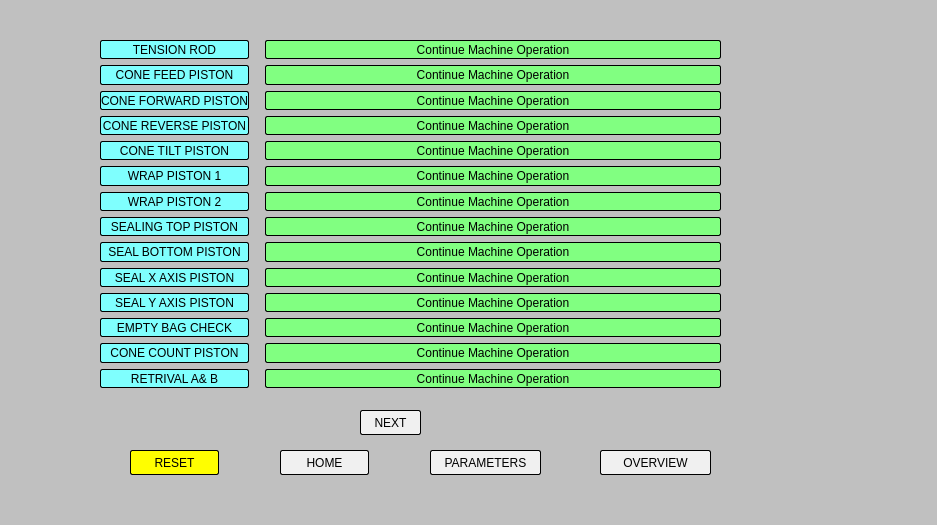
<?xml version="1.0" encoding="UTF-8"?>
<ui version="4.0">
 <class>Dialog</class>
 <widget class="QDialog" name="Dialog">
  <property name="geometry">
   <rect>
    <x>0</x>
    <y>0</y>
    <width>937</width>
    <height>525</height>
   </rect>
  </property>
  <property name="windowTitle">
   <string>Dialog</string>
  </property>
  <property name="styleSheet">
   <string notr="true">background-color: rgb(192, 192, 192);</string>
  </property>
  <widget class="QWidget" name="horizontalLayoutWidget">
   <property name="geometry">
    <rect>
     <x>90</x>
     <y>40</y>
     <width>631</width>
     <height>348</height>
    </rect>
   </property>
   <layout class="QHBoxLayout" name="horizontalLayout" stretch="1,3">
    <item>
     <layout class="QVBoxLayout" name="verticalLayout">
      <item>
       <widget class="QLabel" name="label_4">
        <property name="styleSheet">
         <string notr="true">margin-left: 10px; border: 1px solid black; border-radius: 2px; background: rgb(127, 255, 254); </string>
        </property>
        <property name="text">
         <string>TENSION ROD</string>
        </property>
        <property name="alignment">
         <set>Qt::AlignCenter</set>
        </property>
       </widget>
      </item>
      <item>
       <widget class="QLabel" name="label_2">
        <property name="styleSheet">
         <string notr="true">margin-left: 10px; border: 1px solid black; border-radius: 2px; background: rgb(127, 255, 254); </string>
        </property>
        <property name="text">
         <string>CONE FEED PISTON</string>
        </property>
        <property name="alignment">
         <set>Qt::AlignCenter</set>
        </property>
       </widget>
      </item>
      <item>
       <widget class="QLabel" name="label_7">
        <property name="styleSheet">
         <string notr="true">margin-left: 10px; border: 1px solid black; border-radius: 2px; background: rgb(127, 255, 254); </string>
        </property>
        <property name="text">
         <string>CONE FORWARD PISTON</string>
        </property>
        <property name="alignment">
         <set>Qt::AlignCenter</set>
        </property>
       </widget>
      </item>
      <item>
       <widget class="QLabel" name="label_5">
        <property name="styleSheet">
         <string notr="true">margin-left: 10px; border: 1px solid black; border-radius: 2px; background: rgb(127, 255, 254); </string>
        </property>
        <property name="text">
         <string>CONE REVERSE PISTON</string>
        </property>
        <property name="alignment">
         <set>Qt::AlignCenter</set>
        </property>
       </widget>
      </item>
      <item>
       <widget class="QLabel" name="label_8">
        <property name="styleSheet">
         <string notr="true">margin-left: 10px; border: 1px solid black; border-radius: 2px; background: rgb(127, 255, 254); </string>
        </property>
        <property name="text">
         <string>CONE TILT PISTON</string>
        </property>
        <property name="alignment">
         <set>Qt::AlignCenter</set>
        </property>
       </widget>
      </item>
      <item>
       <widget class="QLabel" name="label_3">
        <property name="styleSheet">
         <string notr="true">margin-left: 10px; border: 1px solid black; border-radius: 2px; background: rgb(127, 255, 254); </string>
        </property>
        <property name="text">
         <string>WRAP PISTON 1</string>
        </property>
        <property name="alignment">
         <set>Qt::AlignCenter</set>
        </property>
       </widget>
      </item>
      <item>
       <widget class="QLabel" name="label_6">
        <property name="styleSheet">
         <string notr="true">margin-left: 10px; border: 1px solid black; border-radius: 2px; background: rgb(127, 255, 254); </string>
        </property>
        <property name="text">
         <string>WRAP PISTON 2</string>
        </property>
        <property name="alignment">
         <set>Qt::AlignCenter</set>
        </property>
       </widget>
      </item>
      <item>
       <widget class="QLabel" name="label_9">
        <property name="styleSheet">
         <string notr="true">margin-left: 10px; border: 1px solid black; border-radius: 2px; background: rgb(127, 255, 254); </string>
        </property>
        <property name="text">
         <string>SEALING TOP PISTON</string>
        </property>
        <property name="alignment">
         <set>Qt::AlignCenter</set>
        </property>
       </widget>
      </item>
      <item>
       <widget class="QLabel" name="label_12">
        <property name="styleSheet">
         <string notr="true">margin-left: 10px; border: 1px solid black; border-radius: 2px; background: rgb(127, 255, 254); </string>
        </property>
        <property name="text">
         <string>SEAL BOTTOM PISTON</string>
        </property>
        <property name="alignment">
         <set>Qt::AlignCenter</set>
        </property>
       </widget>
      </item>
      <item>
       <widget class="QLabel" name="label_14">
        <property name="styleSheet">
         <string notr="true">margin-left: 10px; border: 1px solid black; border-radius: 2px; background: rgb(127, 255, 254); </string>
        </property>
        <property name="text">
         <string>SEAL X AXIS PISTON</string>
        </property>
        <property name="alignment">
         <set>Qt::AlignCenter</set>
        </property>
       </widget>
      </item>
      <item>
       <widget class="QLabel" name="label_11">
        <property name="styleSheet">
         <string notr="true">margin-left: 10px; border: 1px solid black; border-radius: 2px; background: rgb(127, 255, 254); </string>
        </property>
        <property name="text">
         <string>SEAL Y AXIS PISTON</string>
        </property>
        <property name="alignment">
         <set>Qt::AlignCenter</set>
        </property>
       </widget>
      </item>
      <item>
       <widget class="QLabel" name="label_13">
        <property name="styleSheet">
         <string notr="true">margin-left: 10px; border: 1px solid black; border-radius: 2px; background: rgb(127, 255, 254); </string>
        </property>
        <property name="text">
         <string>EMPTY BAG CHECK</string>
        </property>
        <property name="alignment">
         <set>Qt::AlignCenter</set>
        </property>
       </widget>
      </item>
      <item>
       <widget class="QLabel" name="label_10">
        <property name="styleSheet">
         <string notr="true">margin-left: 10px; border: 1px solid black; border-radius: 2px; background: rgb(127, 255, 254); </string>
        </property>
        <property name="text">
         <string>CONE COUNT PISTON</string>
        </property>
        <property name="alignment">
         <set>Qt::AlignCenter</set>
        </property>
       </widget>
      </item>
      <item>
       <widget class="QLabel" name="label_28">
        <property name="styleSheet">
         <string notr="true">margin-left: 10px; border: 1px solid black; border-radius: 2px; background: rgb(127, 255, 254); </string>
        </property>
        <property name="text">
         <string>RETRIVAL A&amp; B</string>
        </property>
        <property name="alignment">
         <set>Qt::AlignCenter</set>
        </property>
       </widget>
      </item>
     </layout>
    </item>
    <item>
     <layout class="QVBoxLayout" name="verticalLayout_2">
      <item>
       <widget class="QLabel" name="label_15">
        <property name="acceptDrops">
         <bool>false</bool>
        </property>
        <property name="autoFillBackground">
         <bool>false</bool>
        </property>
        <property name="styleSheet">
         <string notr="true">margin-left: 10px; border: 1px solid black; border-radius: 2px; background: rgb(129, 255, 129); </string>
        </property>
        <property name="text">
         <string>Continue Machine Operation</string>
        </property>
        <property name="alignment">
         <set>Qt::AlignCenter</set>
        </property>
       </widget>
      </item>
      <item>
       <widget class="QLabel" name="label_16">
        <property name="acceptDrops">
         <bool>false</bool>
        </property>
        <property name="autoFillBackground">
         <bool>false</bool>
        </property>
        <property name="styleSheet">
         <string notr="true">margin-left: 10px; border: 1px solid black; border-radius: 2px; background: rgb(129, 255, 129); </string>
        </property>
        <property name="text">
         <string>Continue Machine Operation</string>
        </property>
        <property name="alignment">
         <set>Qt::AlignCenter</set>
        </property>
       </widget>
      </item>
      <item>
       <widget class="QLabel" name="label_17">
        <property name="acceptDrops">
         <bool>false</bool>
        </property>
        <property name="autoFillBackground">
         <bool>false</bool>
        </property>
        <property name="styleSheet">
         <string notr="true">margin-left: 10px; border: 1px solid black; border-radius: 2px; background: rgb(129, 255, 129); </string>
        </property>
        <property name="text">
         <string>Continue Machine Operation</string>
        </property>
        <property name="alignment">
         <set>Qt::AlignCenter</set>
        </property>
       </widget>
      </item>
      <item>
       <widget class="QLabel" name="label_18">
        <property name="acceptDrops">
         <bool>false</bool>
        </property>
        <property name="autoFillBackground">
         <bool>false</bool>
        </property>
        <property name="styleSheet">
         <string notr="true">margin-left: 10px; border: 1px solid black; border-radius: 2px; background: rgb(129, 255, 129); </string>
        </property>
        <property name="text">
         <string>Continue Machine Operation</string>
        </property>
        <property name="alignment">
         <set>Qt::AlignCenter</set>
        </property>
       </widget>
      </item>
      <item>
       <widget class="QLabel" name="label_19">
        <property name="acceptDrops">
         <bool>false</bool>
        </property>
        <property name="autoFillBackground">
         <bool>false</bool>
        </property>
        <property name="styleSheet">
         <string notr="true">margin-left: 10px; border: 1px solid black; border-radius: 2px; background: rgb(129, 255, 129); </string>
        </property>
        <property name="text">
         <string>Continue Machine Operation</string>
        </property>
        <property name="alignment">
         <set>Qt::AlignCenter</set>
        </property>
       </widget>
      </item>
      <item>
       <widget class="QLabel" name="label_20">
        <property name="acceptDrops">
         <bool>false</bool>
        </property>
        <property name="autoFillBackground">
         <bool>false</bool>
        </property>
        <property name="styleSheet">
         <string notr="true">margin-left: 10px; border: 1px solid black; border-radius: 2px; background: rgb(129, 255, 129); </string>
        </property>
        <property name="text">
         <string>Continue Machine Operation</string>
        </property>
        <property name="alignment">
         <set>Qt::AlignCenter</set>
        </property>
       </widget>
      </item>
      <item>
       <widget class="QLabel" name="label_21">
        <property name="acceptDrops">
         <bool>false</bool>
        </property>
        <property name="autoFillBackground">
         <bool>false</bool>
        </property>
        <property name="styleSheet">
         <string notr="true">margin-left: 10px; border: 1px solid black; border-radius: 2px; background: rgb(129, 255, 129); </string>
        </property>
        <property name="text">
         <string>Continue Machine Operation</string>
        </property>
        <property name="alignment">
         <set>Qt::AlignCenter</set>
        </property>
       </widget>
      </item>
      <item>
       <widget class="QLabel" name="label_22">
        <property name="acceptDrops">
         <bool>false</bool>
        </property>
        <property name="autoFillBackground">
         <bool>false</bool>
        </property>
        <property name="styleSheet">
         <string notr="true">margin-left: 10px; border: 1px solid black; border-radius: 2px; background: rgb(129, 255, 129); </string>
        </property>
        <property name="text">
         <string>Continue Machine Operation</string>
        </property>
        <property name="alignment">
         <set>Qt::AlignCenter</set>
        </property>
       </widget>
      </item>
      <item>
       <widget class="QLabel" name="label_23">
        <property name="acceptDrops">
         <bool>false</bool>
        </property>
        <property name="autoFillBackground">
         <bool>false</bool>
        </property>
        <property name="styleSheet">
         <string notr="true">margin-left: 10px; border: 1px solid black; border-radius: 2px; background: rgb(129, 255, 129); </string>
        </property>
        <property name="text">
         <string>Continue Machine Operation</string>
        </property>
        <property name="alignment">
         <set>Qt::AlignCenter</set>
        </property>
       </widget>
      </item>
      <item>
       <widget class="QLabel" name="label_24">
        <property name="acceptDrops">
         <bool>false</bool>
        </property>
        <property name="autoFillBackground">
         <bool>false</bool>
        </property>
        <property name="styleSheet">
         <string notr="true">margin-left: 10px; border: 1px solid black; border-radius: 2px; background: rgb(129, 255, 129); </string>
        </property>
        <property name="text">
         <string>Continue Machine Operation</string>
        </property>
        <property name="alignment">
         <set>Qt::AlignCenter</set>
        </property>
       </widget>
      </item>
      <item>
       <widget class="QLabel" name="label_25">
        <property name="acceptDrops">
         <bool>false</bool>
        </property>
        <property name="autoFillBackground">
         <bool>false</bool>
        </property>
        <property name="styleSheet">
         <string notr="true">margin-left: 10px; border: 1px solid black; border-radius: 2px; background: rgb(129, 255, 129); </string>
        </property>
        <property name="text">
         <string>Continue Machine Operation</string>
        </property>
        <property name="alignment">
         <set>Qt::AlignCenter</set>
        </property>
       </widget>
      </item>
      <item>
       <widget class="QLabel" name="label_26">
        <property name="acceptDrops">
         <bool>false</bool>
        </property>
        <property name="autoFillBackground">
         <bool>false</bool>
        </property>
        <property name="styleSheet">
         <string notr="true">margin-left: 10px; border: 1px solid black; border-radius: 2px; background: rgb(129, 255, 129); </string>
        </property>
        <property name="text">
         <string>Continue Machine Operation</string>
        </property>
        <property name="alignment">
         <set>Qt::AlignCenter</set>
        </property>
       </widget>
      </item>
      <item>
       <widget class="QLabel" name="label_27">
        <property name="acceptDrops">
         <bool>false</bool>
        </property>
        <property name="autoFillBackground">
         <bool>false</bool>
        </property>
        <property name="styleSheet">
         <string notr="true">margin-left: 10px; border: 1px solid black; border-radius: 2px; background: rgb(129, 255, 129); </string>
        </property>
        <property name="text">
         <string>Continue Machine Operation</string>
        </property>
        <property name="alignment">
         <set>Qt::AlignCenter</set>
        </property>
       </widget>
      </item>
      <item>
       <widget class="QLabel" name="label_29">
        <property name="acceptDrops">
         <bool>false</bool>
        </property>
        <property name="autoFillBackground">
         <bool>false</bool>
        </property>
        <property name="styleSheet">
         <string notr="true">margin-left: 10px; border: 1px solid black; border-radius: 2px; background: rgb(129, 255, 129); </string>
        </property>
        <property name="text">
         <string>Continue Machine Operation</string>
        </property>
        <property name="alignment">
         <set>Qt::AlignCenter</set>
        </property>
       </widget>
      </item>
     </layout>
    </item>
   </layout>
  </widget>
  <widget class="QPushButton" name="pushButton">
   <property name="geometry">
    <rect>
     <x>130</x>
     <y>450</y>
     <width>89</width>
     <height>25</height>
    </rect>
   </property>
   <property name="autoFillBackground">
    <bool>false</bool>
   </property>
   <property name="styleSheet">
    <string notr="true">background-color: rgb(255, 254, 0);border: 1px solid black; border-radius: 2px;</string>
   </property>
   <property name="text">
    <string>RESET</string>
   </property>
  </widget>
  <widget class="QPushButton" name="pushButton_2">
   <property name="geometry">
    <rect>
     <x>280</x>
     <y>450</y>
     <width>89</width>
     <height>25</height>
    </rect>
   </property>
   <property name="autoFillBackground">
    <bool>false</bool>
   </property>
   <property name="styleSheet">
    <string notr="true">background-color:rgb(240, 240, 240);border: 1px solid black; border-radius: 2px;</string>
   </property>
   <property name="text">
    <string>HOME</string>
   </property>
  </widget>
  <widget class="QPushButton" name="pushButton_3">
   <property name="geometry">
    <rect>
     <x>430</x>
     <y>450</y>
     <width>111</width>
     <height>25</height>
    </rect>
   </property>
   <property name="autoFillBackground">
    <bool>false</bool>
   </property>
   <property name="styleSheet">
    <string notr="true">background-color:rgb(240, 240, 240);border: 1px solid black; border-radius: 2px;</string>
   </property>
   <property name="text">
    <string>PARAMETERS</string>
   </property>
  </widget>
  <widget class="QPushButton" name="pushButton_4">
   <property name="geometry">
    <rect>
     <x>360</x>
     <y>410</y>
     <width>61</width>
     <height>25</height>
    </rect>
   </property>
   <property name="layoutDirection">
    <enum>Qt::RightToLeft</enum>
   </property>
   <property name="autoFillBackground">
    <bool>false</bool>
   </property>
   <property name="styleSheet">
    <string notr="true">background-color:rgb(240, 240, 240);border: 1px solid black; border-radius: 2px;</string>
   </property>
   <property name="text">
    <string>NEXT</string>
   </property>
   <property name="icon">
    <iconset>
     <normaloff>../../Pictures/QTDESIGNER/NEXT2.png</normaloff>../../Pictures/QTDESIGNER/NEXT2.png</iconset>
   </property>
  </widget>
  <widget class="QPushButton" name="pushButton_5">
   <property name="geometry">
    <rect>
     <x>600</x>
     <y>450</y>
     <width>111</width>
     <height>25</height>
    </rect>
   </property>
   <property name="autoFillBackground">
    <bool>false</bool>
   </property>
   <property name="styleSheet">
    <string notr="true">background-color:rgb(240, 240, 240);border: 1px solid black; border-radius: 2px;</string>
   </property>
   <property name="text">
    <string>OVERVIEW</string>
   </property>
  </widget>
 </widget>
 <resources/>
 <connections/>
</ui>
